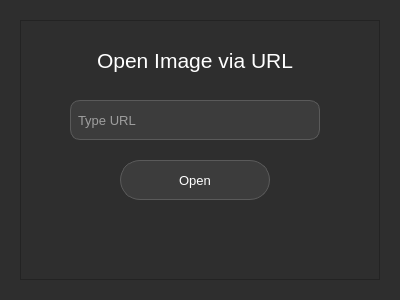
<?xml version="1.0" encoding="UTF-8"?>
<ui version="4.0">
 <class>Dialog</class>
 <widget class="QDialog" name="Dialog">
  <property name="geometry">
   <rect>
    <x>0</x>
    <y>0</y>
    <width>400</width>
    <height>300</height>
   </rect>
  </property>
  <property name="windowTitle">
   <string>Open Image via URL</string>
  </property>
  <property name="styleSheet">
   <string notr="true">background-color: #2E2E2E;</string>
  </property>
  <widget class="QFrame" name="frame">
   <property name="geometry">
    <rect>
     <x>20</x>
     <y>20</y>
     <width>360</width>
     <height>260</height>
    </rect>
   </property>
   <property name="frameShape">
    <enum>QFrame::Shape::StyledPanel</enum>
   </property>
   <property name="frameShadow">
    <enum>QFrame::Shadow::Raised</enum>
   </property>
   <widget class="QLineEdit" name="URLEdit">
    <property name="geometry">
     <rect>
      <x>50</x>
      <y>80</y>
      <width>250</width>
      <height>40</height>
     </rect>
    </property>
    <property name="font">
     <font>
      <pointsize>10</pointsize>
     </font>
    </property>
    <property name="styleSheet">
     <string notr="true">background-color: #3C3C3C;
color: #FFFFFF;
border: 1px solid #5A5A5A;
border-radius: 10px;
padding-left: 5px;</string>
    </property>
    <property name="placeholderText">
     <string>Type URL</string>
    </property>
   </widget>
   <widget class="QPushButton" name="URLButton">
    <property name="geometry">
     <rect>
      <x>100</x>
      <y>140</y>
      <width>150</width>
      <height>40</height>
     </rect>
    </property>
    <property name="font">
     <font>
      <pointsize>10</pointsize>
     </font>
    </property>
    <property name="styleSheet">
     <string notr="true">QPushButton
{
	background-color: #3C3C3C;
	color: #FFFFFF;
	border: 1px solid #5A5A5A;
	border-radius: 20px;
}

QPushButton:hover
{
	background-color: #8E24AA;
}

QPushButton:pressed
{
	background-color: #3C3C3C;
}</string>
    </property>
    <property name="text">
     <string>Open</string>
    </property>
    <property name="icon">
     <iconset resource="res_rс.qrc">
      <normaloff>:/icon/icons/url.svg</normaloff>:/icon/icons/url.svg</iconset>
    </property>
   </widget>
   <widget class="QLabel" name="URLHeader">
    <property name="geometry">
     <rect>
      <x>75</x>
      <y>20</y>
      <width>200</width>
      <height>40</height>
     </rect>
    </property>
    <property name="font">
     <font>
      <pointsize>16</pointsize>
     </font>
    </property>
    <property name="styleSheet">
     <string notr="true">background-color: none;
color: #FFFFFF;</string>
    </property>
    <property name="text">
     <string>Open Image via URL</string>
    </property>
    <property name="alignment">
     <set>Qt::AlignmentFlag::AlignCenter</set>
    </property>
   </widget>
   <widget class="QLabel" name="URLError">
    <property name="geometry">
     <rect>
      <x>25</x>
      <y>200</y>
      <width>300</width>
      <height>20</height>
     </rect>
    </property>
    <property name="font">
     <font>
      <pointsize>10</pointsize>
      <bold>false</bold>
     </font>
    </property>
    <property name="styleSheet">
     <string notr="true">background-color: none;
color: #FF0000;</string>
    </property>
    <property name="text">
     <string/>
    </property>
    <property name="alignment">
     <set>Qt::AlignmentFlag::AlignCenter</set>
    </property>
   </widget>
  </widget>
 </widget>
 <resources>
  <include location="res_rс.qrc"/>
 </resources>
 <connections/>
</ui>
